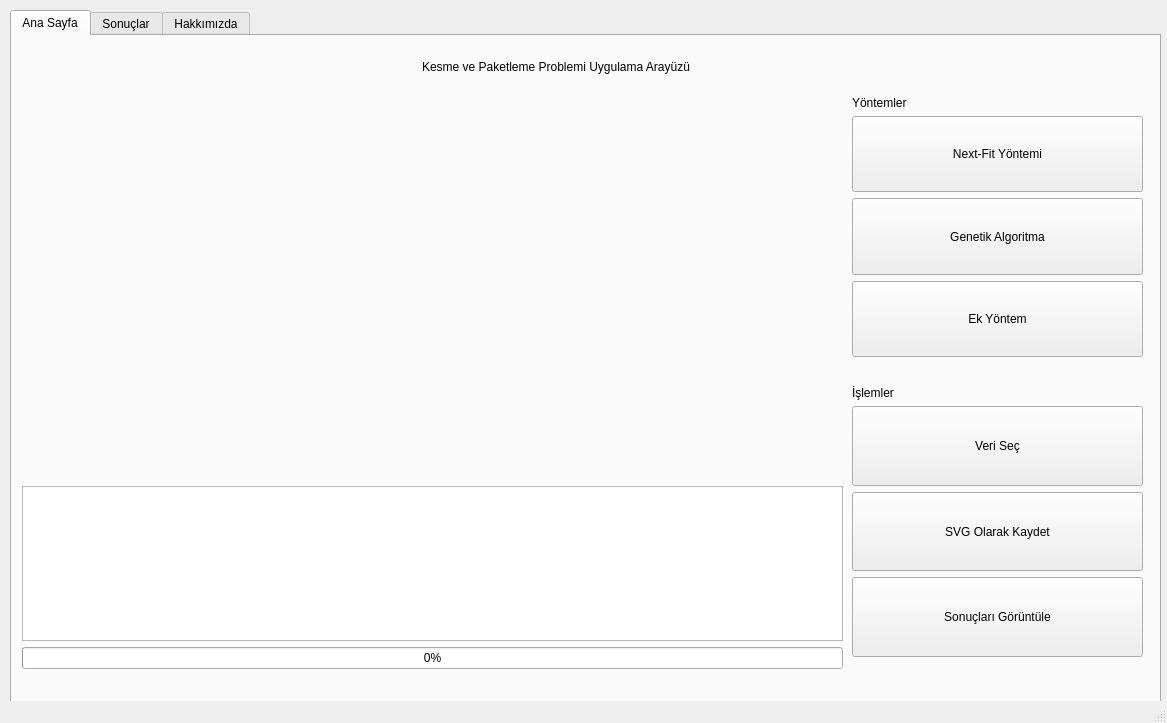
<?xml version="1.0" encoding="UTF-8"?>
<ui version="4.0">
 <class>MainWindow</class>
 <widget class="QMainWindow" name="MainWindow">
  <property name="geometry">
   <rect>
    <x>0</x>
    <y>0</y>
    <width>1167</width>
    <height>723</height>
   </rect>
  </property>
  <property name="sizePolicy">
   <sizepolicy hsizetype="Preferred" vsizetype="Preferred">
    <horstretch>0</horstretch>
    <verstretch>0</verstretch>
   </sizepolicy>
  </property>
  <property name="minimumSize">
   <size>
    <width>1167</width>
    <height>723</height>
   </size>
  </property>
  <property name="maximumSize">
   <size>
    <width>1167</width>
    <height>723</height>
   </size>
  </property>
  <property name="windowTitle">
   <string>Kesme ve Paketleme Problem Arayüzü</string>
  </property>
  <property name="windowIcon">
   <iconset>
    <normaloff>icons/WhatsApp Image 2023-11-27 at 22.01.04.jpeg</normaloff>icons/WhatsApp Image 2023-11-27 at 22.01.04.jpeg</iconset>
  </property>
  <widget class="QWidget" name="centralwidget">
   <widget class="QTabWidget" name="tabWidget">
    <property name="geometry">
     <rect>
      <x>10</x>
      <y>10</y>
      <width>1151</width>
      <height>741</height>
     </rect>
    </property>
    <property name="currentIndex">
     <number>0</number>
    </property>
    <widget class="QWidget" name="tab">
     <attribute name="title">
      <string>Ana Sayfa</string>
     </attribute>
     <widget class="QWidget" name="verticalLayoutWidget">
      <property name="geometry">
       <rect>
        <x>10</x>
        <y>60</y>
        <width>821</width>
        <height>381</height>
       </rect>
      </property>
      <layout class="QVBoxLayout" name="verticalLayout">
       <item>
        <widget class="QWidget" name="matplotlib" native="true"/>
       </item>
      </layout>
     </widget>
     <widget class="QWidget" name="verticalLayoutWidget_2">
      <property name="geometry">
       <rect>
        <x>840</x>
        <y>60</y>
        <width>291</width>
        <height>261</height>
       </rect>
      </property>
      <layout class="QVBoxLayout" name="verticalLayout_2">
       <item>
        <widget class="QLabel" name="lblYontem">
         <property name="sizePolicy">
          <sizepolicy hsizetype="Fixed" vsizetype="Fixed">
           <horstretch>0</horstretch>
           <verstretch>0</verstretch>
          </sizepolicy>
         </property>
         <property name="layoutDirection">
          <enum>Qt::LeftToRight</enum>
         </property>
         <property name="autoFillBackground">
          <bool>false</bool>
         </property>
         <property name="text">
          <string>Yöntemler</string>
         </property>
         <property name="alignment">
          <set>Qt::AlignLeading|Qt::AlignLeft|Qt::AlignVCenter</set>
         </property>
        </widget>
       </item>
       <item>
        <widget class="QPushButton" name="btnNextFit">
         <property name="sizePolicy">
          <sizepolicy hsizetype="Preferred" vsizetype="Preferred">
           <horstretch>0</horstretch>
           <verstretch>0</verstretch>
          </sizepolicy>
         </property>
         <property name="text">
          <string>Next-Fit Yöntemi</string>
         </property>
        </widget>
       </item>
       <item>
        <widget class="QPushButton" name="btnGenetic">
         <property name="sizePolicy">
          <sizepolicy hsizetype="Preferred" vsizetype="Preferred">
           <horstretch>0</horstretch>
           <verstretch>0</verstretch>
          </sizepolicy>
         </property>
         <property name="text">
          <string>Genetik Algoritma</string>
         </property>
        </widget>
       </item>
       <item>
        <widget class="QPushButton" name="btnEkYontem">
         <property name="sizePolicy">
          <sizepolicy hsizetype="Preferred" vsizetype="Preferred">
           <horstretch>0</horstretch>
           <verstretch>0</verstretch>
          </sizepolicy>
         </property>
         <property name="text">
          <string>Ek Yöntem</string>
         </property>
        </widget>
       </item>
      </layout>
     </widget>
     <widget class="QWidget" name="verticalLayoutWidget_3">
      <property name="geometry">
       <rect>
        <x>10</x>
        <y>450</y>
        <width>821</width>
        <height>183</height>
       </rect>
      </property>
      <layout class="QVBoxLayout" name="verticalLayout_3">
       <item>
        <widget class="QTextEdit" name="textBoxMessage">
         <property name="placeholderText">
          <string/>
         </property>
        </widget>
       </item>
       <item>
        <widget class="QProgressBar" name="progressBar">
         <property name="value">
          <number>0</number>
         </property>
        </widget>
       </item>
      </layout>
     </widget>
     <widget class="QLabel" name="lblBaslik">
      <property name="geometry">
       <rect>
        <x>410</x>
        <y>-10</y>
        <width>801</width>
        <height>81</height>
       </rect>
      </property>
      <property name="text">
       <string>Kesme ve Paketleme Problemi Uygulama Arayüzü</string>
      </property>
      <property name="scaledContents">
       <bool>false</bool>
      </property>
     </widget>
     <widget class="QWidget" name="verticalLayoutWidget_4">
      <property name="geometry">
       <rect>
        <x>840</x>
        <y>350</y>
        <width>291</width>
        <height>271</height>
       </rect>
      </property>
      <layout class="QVBoxLayout" name="verticalLayout_4">
       <item>
        <widget class="QLabel" name="lblIslem">
         <property name="sizePolicy">
          <sizepolicy hsizetype="Fixed" vsizetype="Fixed">
           <horstretch>0</horstretch>
           <verstretch>0</verstretch>
          </sizepolicy>
         </property>
         <property name="text">
          <string>İşlemler</string>
         </property>
        </widget>
       </item>
       <item>
        <widget class="QPushButton" name="btnVeriSec">
         <property name="sizePolicy">
          <sizepolicy hsizetype="Preferred" vsizetype="Preferred">
           <horstretch>0</horstretch>
           <verstretch>0</verstretch>
          </sizepolicy>
         </property>
         <property name="styleSheet">
          <string notr="true">
image: url(:/newPrefix/plus_50px.png);</string>
         </property>
         <property name="text">
          <string>Veri Seç</string>
         </property>
         <property name="icon">
          <iconset>
           <normaloff>icons/plus_50px.png</normaloff>icons/plus_50px.png</iconset>
         </property>
        </widget>
       </item>
       <item>
        <widget class="QPushButton" name="btnSaveSVG">
         <property name="sizePolicy">
          <sizepolicy hsizetype="Preferred" vsizetype="Preferred">
           <horstretch>0</horstretch>
           <verstretch>0</verstretch>
          </sizepolicy>
         </property>
         <property name="text">
          <string>SVG Olarak Kaydet</string>
         </property>
         <property name="icon">
          <iconset>
           <normaloff>icons/mms_50px.png</normaloff>icons/mms_50px.png</iconset>
         </property>
        </widget>
       </item>
       <item>
        <widget class="QPushButton" name="btnSonucGoruntule">
         <property name="sizePolicy">
          <sizepolicy hsizetype="Preferred" vsizetype="Preferred">
           <horstretch>0</horstretch>
           <verstretch>0</verstretch>
          </sizepolicy>
         </property>
         <property name="text">
          <string>Sonuçları Görüntüle</string>
         </property>
         <property name="icon">
          <iconset>
           <normaloff>icons/eye.png</normaloff>icons/eye.png</iconset>
         </property>
        </widget>
       </item>
      </layout>
     </widget>
    </widget>
    <widget class="QWidget" name="tab_3">
     <attribute name="title">
      <string>Sonuçlar</string>
     </attribute>
     <widget class="QListWidget" name="listWidget">
      <property name="geometry">
       <rect>
        <x>10</x>
        <y>30</y>
        <width>821</width>
        <height>201</height>
       </rect>
      </property>
     </widget>
     <widget class="QLabel" name="lblIslem_2">
      <property name="geometry">
       <rect>
        <x>10</x>
        <y>10</y>
        <width>71</width>
        <height>16</height>
       </rect>
      </property>
      <property name="sizePolicy">
       <sizepolicy hsizetype="Fixed" vsizetype="Fixed">
        <horstretch>0</horstretch>
        <verstretch>0</verstretch>
       </sizepolicy>
      </property>
      <property name="text">
       <string>Sonuçlar</string>
      </property>
     </widget>
     <widget class="QPushButton" name="showResult">
      <property name="geometry">
       <rect>
        <x>1020</x>
        <y>30</y>
        <width>93</width>
        <height>28</height>
       </rect>
      </property>
      <property name="text">
       <string>Sonuç Göster</string>
      </property>
     </widget>
     <widget class="QWidget" name="verticalLayoutWidget_5">
      <property name="geometry">
       <rect>
        <x>10</x>
        <y>240</y>
        <width>821</width>
        <height>381</height>
       </rect>
      </property>
      <layout class="QVBoxLayout" name="verticalLayout_5">
       <item>
        <widget class="QWidget" name="matplotlib_2" native="true"/>
       </item>
      </layout>
     </widget>
    </widget>
    <widget class="QWidget" name="tab_2">
     <attribute name="title">
      <string>Hakkımızda</string>
     </attribute>
    </widget>
   </widget>
  </widget>
  <widget class="QStatusBar" name="statusbar"/>
  <widget class="QMenuBar" name="menubar">
   <property name="geometry">
    <rect>
     <x>0</x>
     <y>0</y>
     <width>1167</width>
     <height>26</height>
    </rect>
   </property>
  </widget>
 </widget>
 <resources>
  <include location="../TemplateUI/icons/icons.qrc"/>
 </resources>
 <connections/>
</ui>
